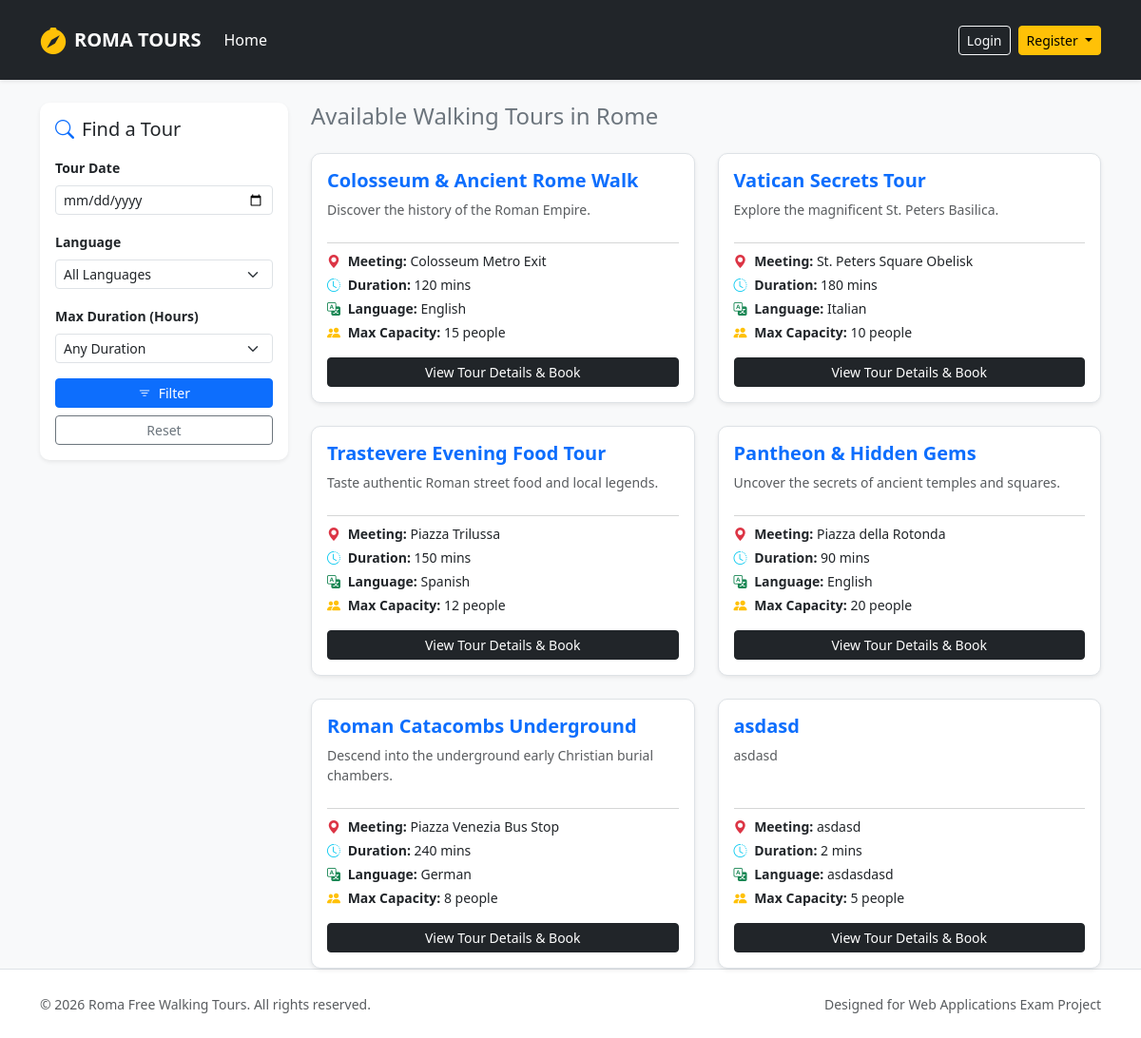
Before: / with the older database file.
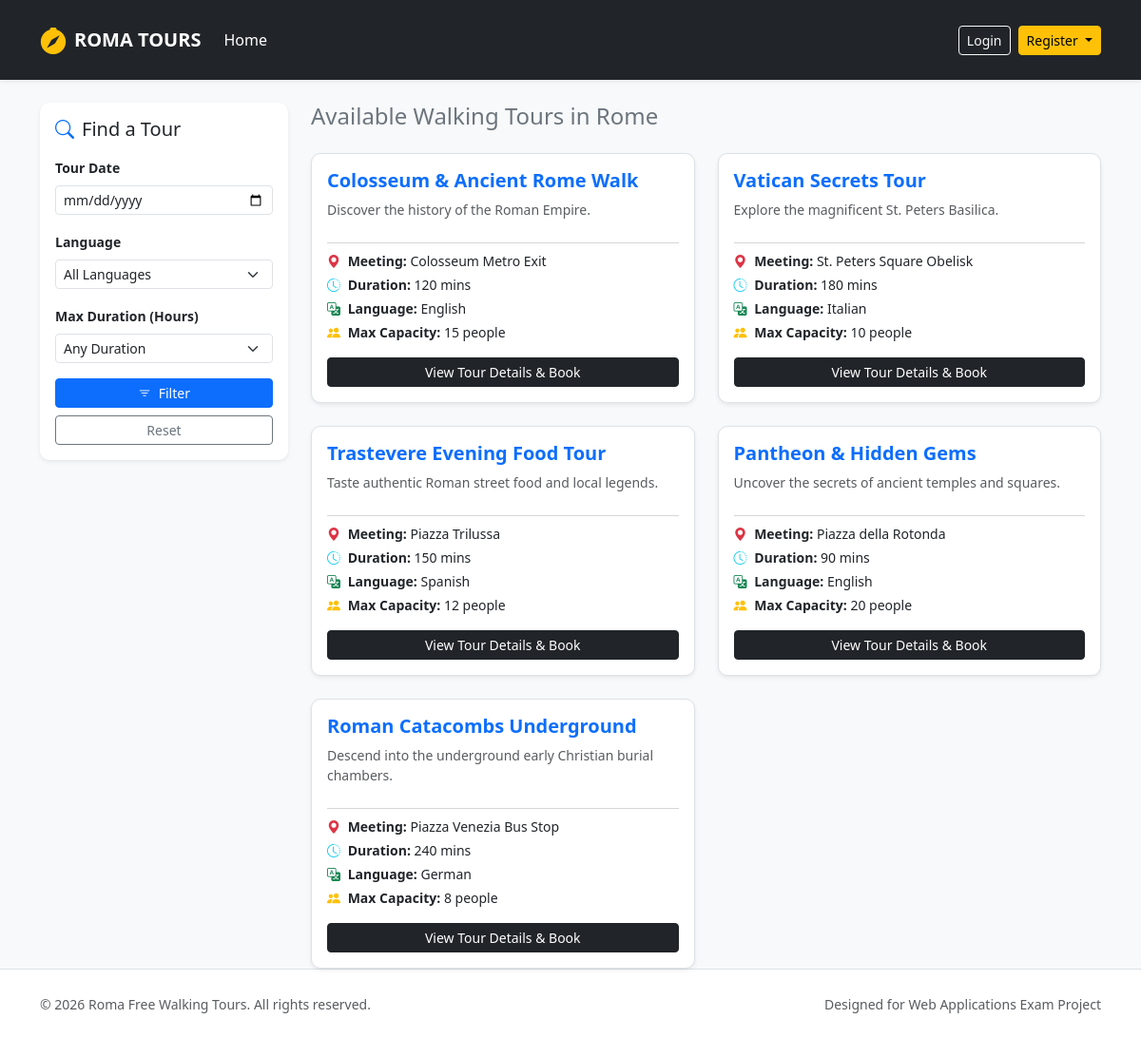
After: the same page with the newer database file.
### tables this page shows
CREATE TABLE tours (
            id INTEGER PRIMARY KEY AUTOINCREMENT,
            guide_id INTEGER NOT NULL,
            title TEXT NOT NULL,
            meeting_point TEXT NOT NULL,
            duration INTEGER NOT NULL,
            language TEXT NOT NULL,
            max_participants INTEGER NOT NULL,
            description TEXT NOT NULL,
            stops TEXT NOT NULL,
            photos TEXT NOT NULL,
            FOREIGN KEY (guide_id) REFERENCES users(id) ON DELETE CASCADE
        );

### app.py (the view)
@app.route("/")
def home():
    lang = request.args.get("language")
    duration = request.args.get("duration")
    date_input = request.args.get("date")
    day_name = None
    if date_input:
        try:
            day_name = datetime.strptime(date_input, "%Y-%m-%d").strftime("%A")
        except ValueError:
            flash("Invalid date format.", "danger")
    tours = search_tours(day_name, duration, lang)
    return render_template("index.html", tours=tours)

### dao/tours_dao.py (called while the page is built)
def search_tours(p_date_name=None, p_duration=None, p_lang=None):
    conn = sqlite3.connect("roma_tours.db")
    conn.row_factory = sqlite3.Row
    cursor = conn.cursor()
    query = "SELECT DISTINCT t.* FROM tours t LEFT JOIN tour_schedule ts ON t.id = ts.tour_id WHERE 1=1"
    params = []
    if p_lang:
        query += " AND t.language = ?"
        params.append(p_lang)
    if p_duration:
        query += " AND t.duration <= ?"
        params.append(int(p_duration))
    if p_date_name:
        query += " AND ts.day_of_week = ?"
        params.append(p_date_name)
    cursor.execute(query, params)
    tours = cursor.fetchall()
    cursor.close()
    conn.close()
    return tours

### templates/index.html (shortened to what this page needs)
{% extends 'base.html' %}
{% block content %}
<aside class="col-12 col-md-4 col-lg-3">
  <div class="card shadow-sm mb-4">
    <div class="card-body">
      <h5 class="card-title mb-3"><i class="bi bi-search text-primary me-2"></i>Find a Tour</h5>
      <form action="{{ url_for('home') }}" method="GET">
        <div class="mb-3">
          <label for="date" class="form-label small fw-bold">Tour Date</label>
          <input type="date" class="form-control form-control-sm" id="date" name="date" value="{{ request.args.get('date', '') }}">
        </div>
        <div class="mb-3">
          <label for="language" class="form-label small fw-bold">Language</label>
          <select class="form-select form-select-sm" id="language" name="language">
            <option value="">All Languages</option>
          </select>
        </div>
        <div class="mb-3">
          <label for="duration" class="form-label small fw-bold">Max Duration (Hours)</label>
          <select class="form-select form-select-sm" id="duration" name="duration">
            <option value="">Any Duration</option>
          </select>
        </div>
        <div class="d-grid gap-2">
          <button type="submit" class="btn btn-primary btn-sm"><i class="bi bi-filter me-1"></i> Filter</button>
          <a href="{{ url_for('home') }}" class="btn btn-outline-secondary btn-sm text-center">Reset</a>
        </div>
      </form>
    </div>
  </div>
</aside>
<section class="col-12 col-md-8 col-lg-9">
  <h4 class="mb-4 text-secondary">Available Walking Tours in Rome</h4>
  <div class="row row-cols-1 row-cols-md-2 g-4">
    {% for tour in tours %}
    <div class="col">
      <div class="card h-100 shadow-sm border">
        <div class="card-body d-flex flex-column">
          <h5 class="card-title text-primary fw-bold mb-2">{{ tour.title }}</h5>
          <p class="card-text text-muted small flex-grow-1">{{ tour.description }}</p>
          <hr class="text-muted my-2">
          <div class="small mb-3">
            <div class="mb-1"><strong><i class="bi bi-geo-alt-fill text-danger me-1"></i> Meeting:</strong> {{ tour.meeting_point }}</div>
            <div class="mb-1"><strong><i class="bi bi-clock-history text-info me-1"></i> Duration:</strong> {{ tour.duration }} mins</div>
            <div class="mb-1"><strong><i class="bi bi-translate text-success me-1"></i> Language:</strong> {{ tour.language }}</div>
            <div><strong><i class="bi bi-people-fill text-warning me-1"></i> Max Capacity:</strong> {{ tour.max_participants }} people</div>
          </div>
          <a href="{{ url_for('participant.tour_detail', tour_id=tour.id) }}" class="btn btn-dark btn-sm mt-auto w-100">View Tour Details & Book</a>
        </div>
      </div>
    </div>
    {% endfor %}
  </div>
</section>
{% endblock %}

Changed rows visible on the page:
removed tours: title "asdasd", description "asdasd", meeting_point "asdasd", duration "2", language "asdasdasd", max_participants "5"
